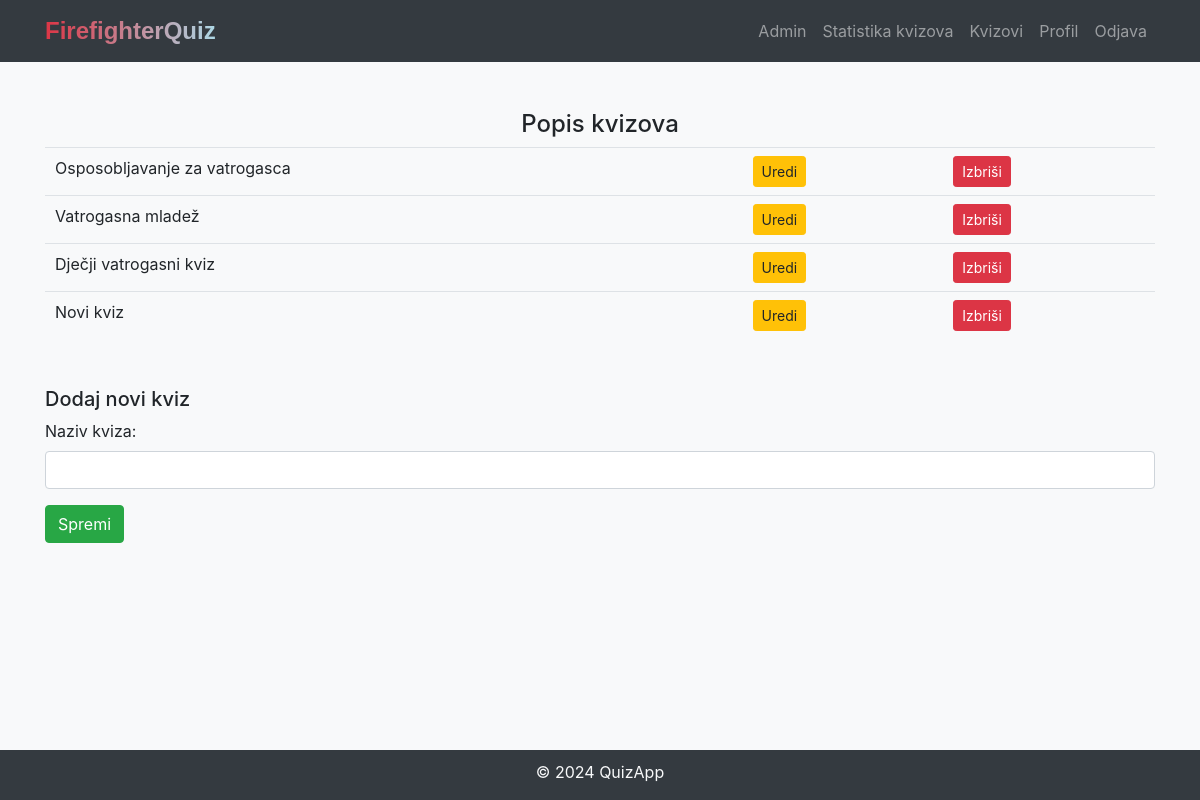
Before: /select_quiz (signed in) with the older database file.
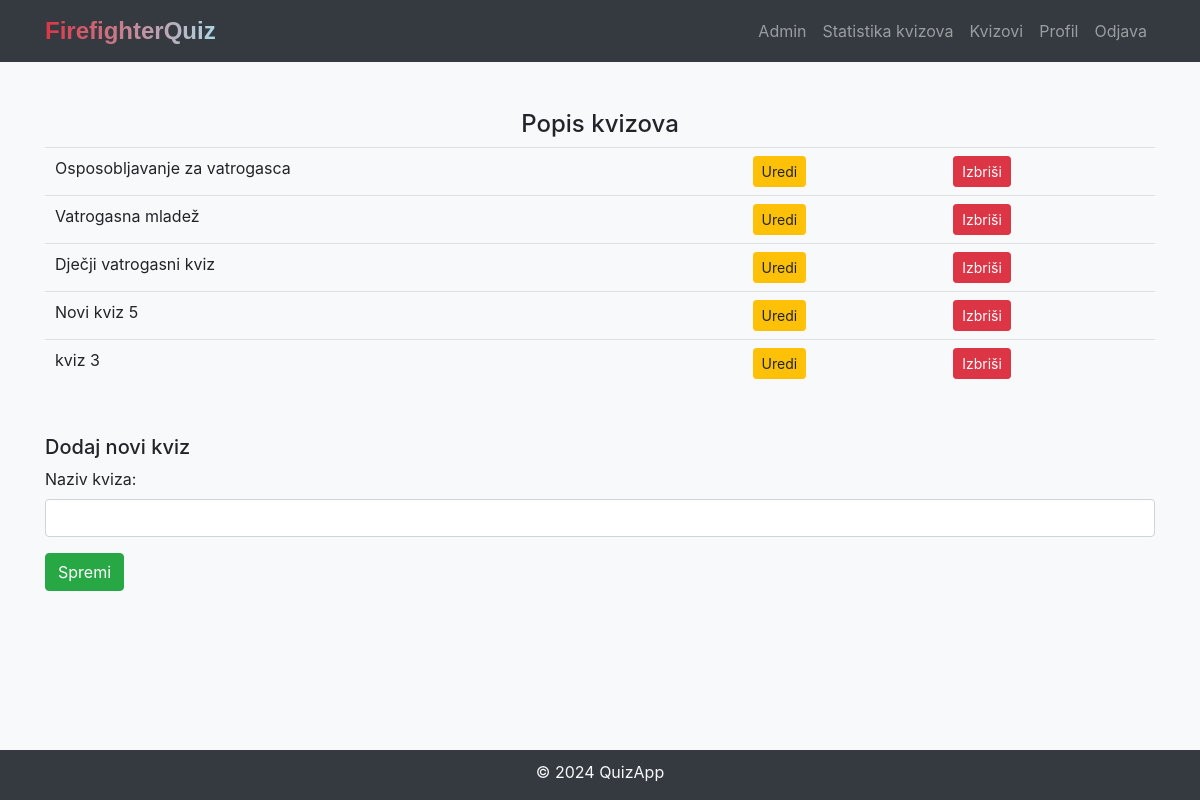
After: the same page with the newer database file.
### models.py (models this page shows)
class Quiz(db.Model):
    id = db.Column(db.Integer, primary_key=True)
    quiz_name = db.Column(db.String(255), nullable=False)
    questions = db.relationship('Question', backref='quiz', lazy=True, cascade='all, delete-orphan')
    quiz_scores = db.relationship('QuizScore', backref='quiz', lazy=True, cascade='all, delete-orphan')

### views.py (the view)
@admin_app.route('/select_quiz', methods=['GET', 'POST'])
@login_required
def select_quiz():
    quizzes = Quiz.query.all()
    if current_user.is_admin:
        form = SelectQuizForm()
        form.quiz.choices = [(quiz_el.id, quiz_el.quiz_name) for quiz_el in quizzes]
        if form.validate_on_submit():
            selected_quiz_id = int(request.form.get('quiz'))
            return redirect(url_for('admin.list_questions', quiz_id=selected_quiz_id))
        return render_template('admin/selectQuiz.html', form=form, quizzes=quizzes)
    else:
        return redirect(url_for('views.welcome'))

### forms.py
class SelectQuizForm(FlaskForm):
    quiz = SelectField('Odaberi kviz', coerce=int, validators=[DataRequired()])
    submit = SubmitField('Dalje')

### models.py (called while the page is built)
@login_manager.user_loader
def load_user(user_id):
    return User.query.get(int(user_id))

### templates/admin/selectQuiz.html (shortened to what this page needs)
<!DOCTYPE html>
<html lang="en">
<head>
    <link rel="stylesheet" href="https://maxcdn.bootstrapcdn.com/bootstrap/4.5.2/css/bootstrap.min.css">
    <link rel="stylesheet" href="{{ url_for('static', filename='css/styles-quiz.css') }}">
    <link rel="stylesheet" href="{{ url_for('static', filename='css/styles.css') }}">
    <link rel="stylesheet" type="text/css" href="https://cdn.datatables.net/1.10.24/css/jquery.dataTables.css">
</head>
<body class="bg-light">
{% include 'navbar.html' %}
<div class="container mt-5">
    <h4 class="text-center">Popis kvizova</h4>
    <table class="table" id="quizzesTable">
        <tbody>
        {% for quiz in quizzes %}
            <tr>
                <td>{{ quiz.quiz_name }}</td>
                <td>
                    <a href="{{ url_for('admin.list_questions', quiz_id=quiz.id) }}" class="btn btn-warning btn-sm">Uredi</a>
                </td>
                <td>
                    <a href="{{ url_for('admin.delete_quiz', quiz_id=quiz.id) }}" class="btn btn-danger btn-sm">Izbriši</a>
                </td>
            </tr>
        {% endfor %}
        </tbody>
    </table>
</div>
<div class="container mt-5">
    <h5>Dodaj novi kviz</h5>
    <form method="POST" action="{{ url_for('admin.add_quiz') }}">
        <div class="form-group">
            <label for="new_quiz" >Naziv kviza:</label>
            <input type="text" class="form-control" name="new_quiz" required>
        </div>
        <button type="submit" class="btn btn-success">Spremi</button>
    </form>
</div>
{% include 'footer.html' %}
</body>
</html>

Changed rows visible on the page:
changed Quiz: quiz_name "Novi kviz" → "Novi kviz 5"
added Quiz: quiz_name "kviz 3"
